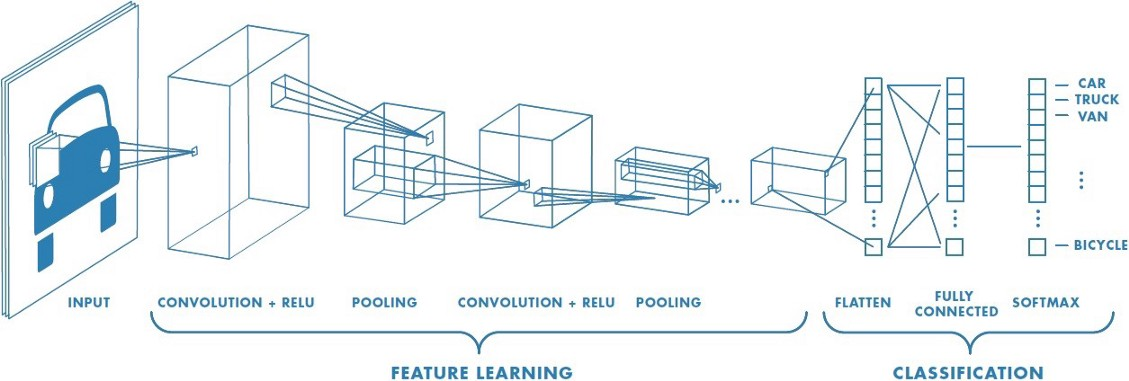
#> input picture text/images/cnn_structure.jpeg, 1129 x 381 px
$ python -i basic_filters_class.py   (imports and definitions only)   (older library calls are emulated)
#> lines starting #> are read from the running program, lines starting #| are printed output that depends on the picture
#> further down, picture is the input picture: shape (381, 1129, 3); mean B, G, R 246.2, 244.3, 239.4
import cv2
import numpy as np


class ImagesConverter:
    """Class equipped with basic image filters"""

    def __init__(self):
        pass

    # [72 lines left out: functions bgr_to_rgb, rgb_to_bgr, bgr_to_gray, rgb_to_gray, canny_filter, gaussian_blur, not called in this run]

    @staticmethod
    def sobel_filter(img, depth="8U", kernel_size=3):
        """
        https://docs.opencv.org/2.4/modules/imgproc/doc/filtering.html?highlight=sobel#sobel
        :param img: Input image (gray or RGB or BGR)
        :param depth:
        :param kernel_size:
        :return: Input image with Sobel filter
        """
#> called with depth = '8U', kernel_size = 3
        if depth == "8U":
            img_depth = cv2.CV_8U
            img_sobel_x = cv2.Sobel(img, img_depth, 1, 0, ksize=kernel_size)
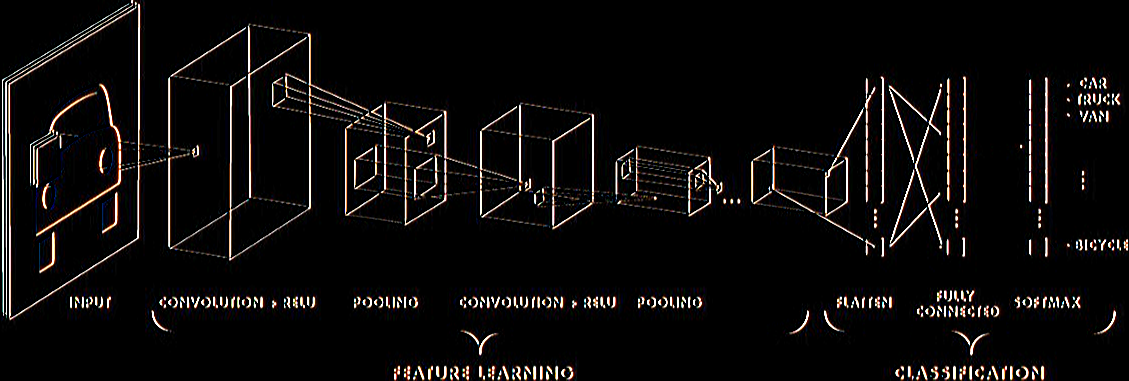
#> img_sobel_x: shape (381, 1129, 3); mean B, G, R 11.2, 11.5, 13.3
            img_sobel_y = cv2.Sobel(img, img_depth, 0, 1, ksize=kernel_size)
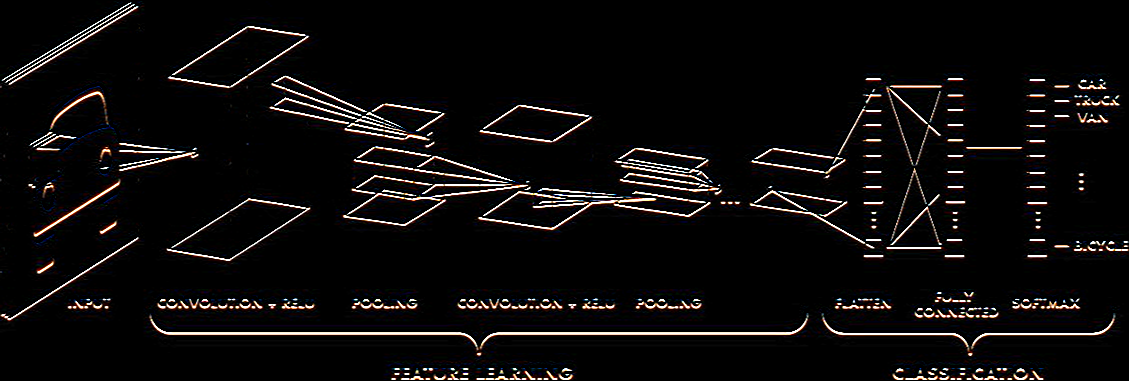
#> img_sobel_y: shape (381, 1129, 3); mean B, G, R 11.6, 11.8, 13.6
            return img_sobel_x + img_sobel_y
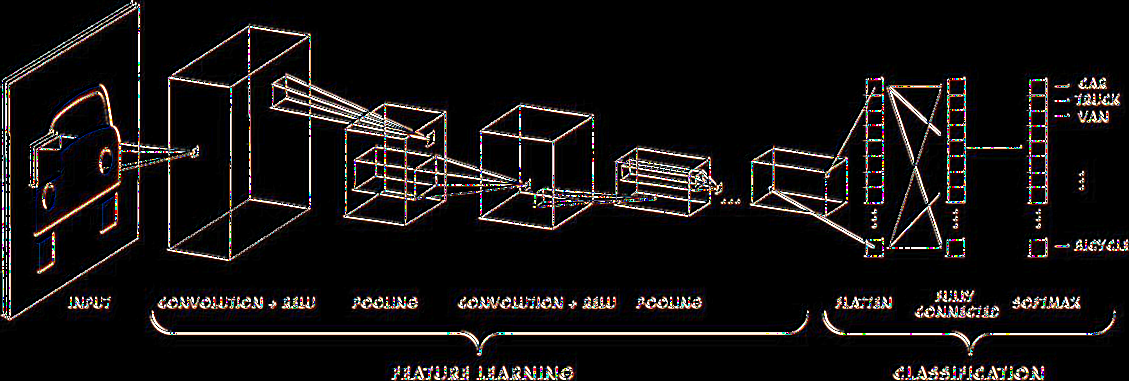
#> returned value: shape (381, 1129, 3); mean of channels 0, 1, 2 17.2, 17.4, 20.3; drawn as B, G, R

        elif depth == "16U":
            img_depth = cv2.CV_16U
            """Not implemented"""
            return None

        elif depth == "16S":
            img_depth = cv2.CV_16S
            """Not implemented"""
            return None

        elif depth == "32F":
            img_depth = cv2.CV_32F
            """Not implemented"""
            return None

        elif depth == "64F":
            img_depth = cv2.CV_64F
            sobel_x64f = cv2.Sobel(img, img_depth, 1, 0, ksize=kernel_size)
            abs_sobel_x64f = np.absolute(sobel_x64f)
            sobel_8u_x = np.uint8(abs_sobel_x64f)

            sobel_y64f = cv2.Sobel(img, img_depth, 0, 1, ksize=kernel_size)
            abs_sobel_y64f = np.absolute(sobel_y64f)
            sobel_8u_y = np.uint8(abs_sobel_y64f)
            return sobel_8u_x + sobel_8u_y

        else:
            raise Exception('Wrong depth')

    # [110 lines left out: functions prewitt_filter, roberts_cross_filter, bgr_to_sephia, rgb_to_sephia, negative_filter, dither_filter and 4 more, not called in this run]

>>> import cv2
>>> picture = cv2.imread('../text/images/cnn_structure.jpeg')
>>> result = ImagesConverter().sobel_filter(picture)

$ run again, on text/images/CIELab.png
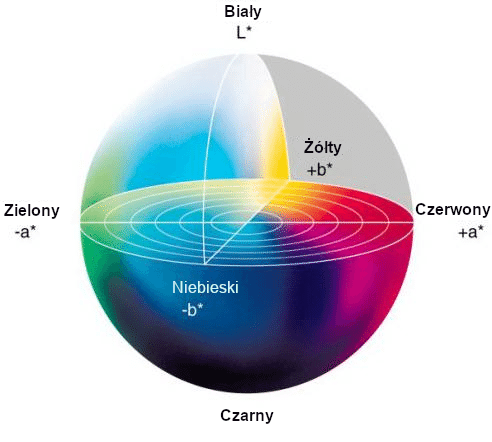
#> input picture text/images/CIELab.png, 492 x 442 px
#> picture is the input picture: shape (442, 492, 3); mean B, G, R 211.5, 202.5, 197.3
#> in sobel_filter, `img_sobel_y = cv2.Sobel(img, img_depth, 0, 1, ksize=kernel_size)`:
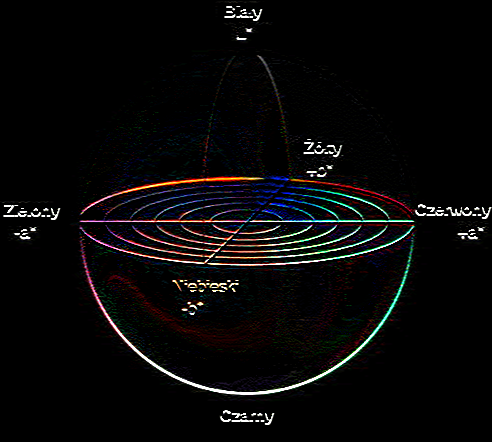
#> img_sobel_y: shape (442, 492, 3); mean B, G, R 8.6, 8.4, 9.2
#> in sobel_filter, `return img_sobel_x + img_sobel_y`:
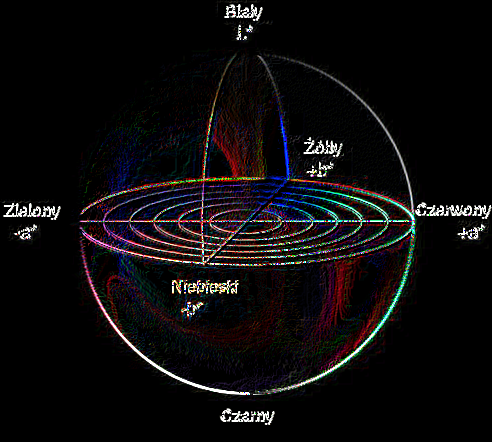
#> returned value: shape (442, 492, 3); mean of channels 0, 1, 2 12.7, 11.6, 13.6; drawn as B, G, R

$ run again, on text/images/IcGAN.png
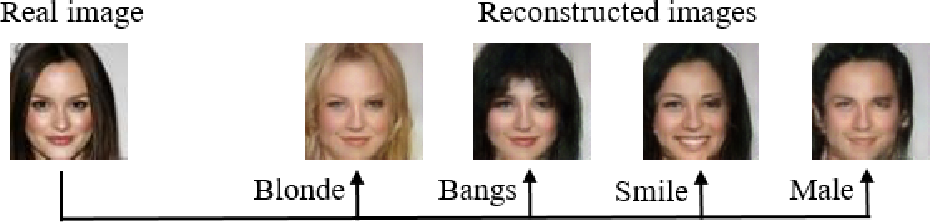
#> input picture text/images/IcGAN.png, 930 x 222 px
#> picture is the input picture: shape (222, 930, 3); mean B, G, R 189.4, 193.9, 201.2
#> in sobel_filter, `img_sobel_y = cv2.Sobel(img, img_depth, 0, 1, ksize=kernel_size)`:
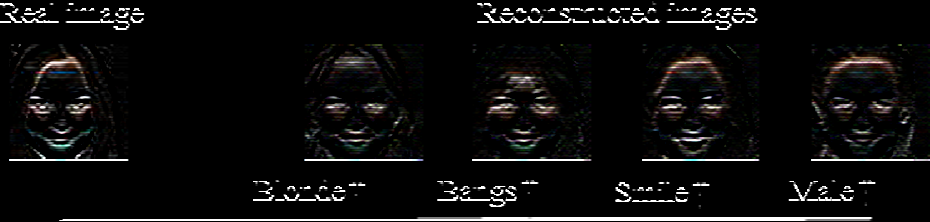
#> img_sobel_y: shape (222, 930, 3); mean B, G, R 13.4, 13.7, 14
#> in sobel_filter, `return img_sobel_x + img_sobel_y`:
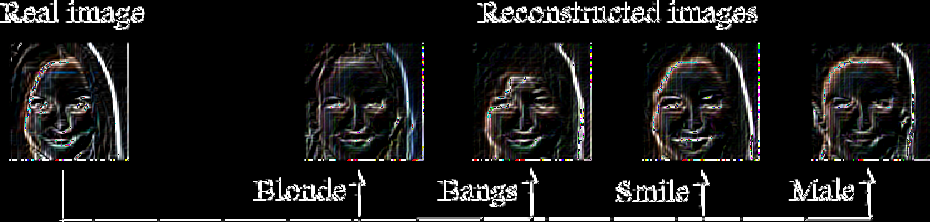
#> returned value: shape (222, 930, 3); mean of channels 0, 1, 2 24.7, 25, 25.5; drawn as B, G, R
